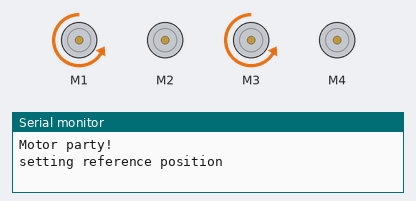
Bench run of a sketch on a simulated Arduino Uno, built with avr-gcc and run on an emulated ATmega328P. Parts: 4 × DC motor (green arrow = forward, orange = backward, longer = faster), the last lines printed to the serial monitor. At 11.3 s the program stops and its outputs stay as they are.

Above: at 0.1 s.
At 1.7 s:
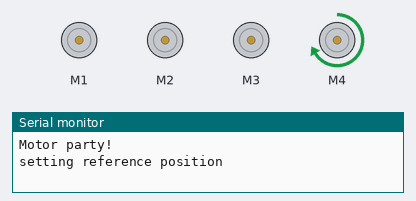
At 3.2 s:
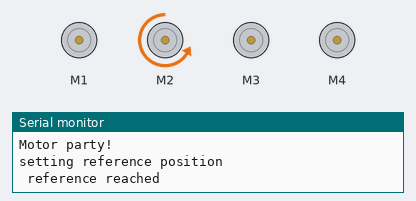
At 4.7 s:
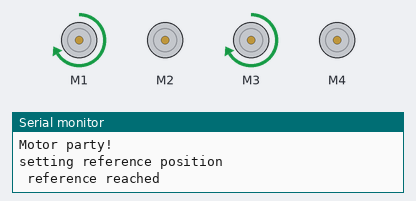
At 8.4 s:
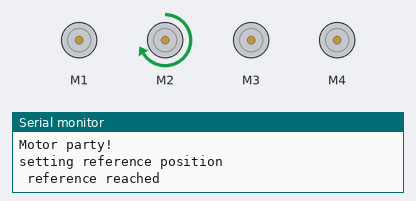
At 11.4 s:
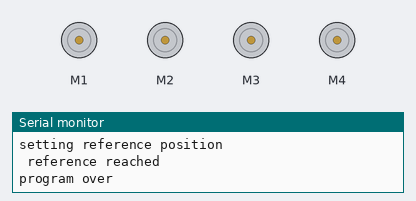
Timing chart, 0 to 12.8 s (numbered marks = the images above):
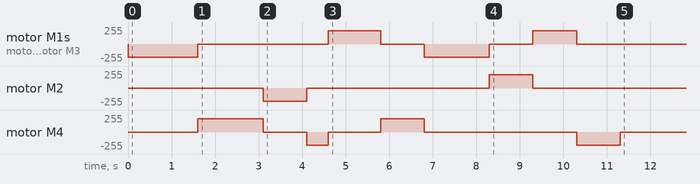

Measured:
- by itself, motor M2: stopped → backward 200/255 at 3.1 s, → stopped 1.0 s later, → forward 200/255 4.2 s later, → stopped 1.0 s later
- by itself, motor M4: stopped → forward 200/255 at 1.6 s, → stopped 1.5 s later, → backward 200/255 1.0 s later, → stopped 0.50 s later, … (8 changes in this stretch)
- by itself, motor M1, motor M3: stopped → backward 200/255 at 0.00 s, → stopped 1.6 s later, → forward 200/255 3.0 s later, → stopped 1.2 s later, … (8 changes in this stretch)

The sketch:

dc_arm.ino
```cpp
#include <AFMotor.h>
AF_DCMotor motor1(1);
AF_DCMotor motor2(2);
AF_DCMotor motor3(3);
AF_DCMotor motor4(4);
void setup() {
  Serial.begin(9600);
  Serial.println("Motor party!");
  motor1.setSpeed(200);//lift right --> FORWARD is arm going down
  motor2.setSpeed(200);//rotate --> BACKWARD is clk wise movement
  motor3.setSpeed(200);//left lift --> FORWARD is arm going down
  motor4.setSpeed(200);//hand  --> FORWARD is closing of hand
  motor1.run(RELEASE);
  motor2.run(RELEASE);
  motor3.run(RELEASE);
  motor4.run(RELEASE);
  /*
   * FORWARD, BACKWARD, RESEASE are predefined in AFMotors library
   * RELEASE stops the motor. Initially all set to RELEASE so all motors are stop.
   * FORWARD move the motor in clockwise direction
   * BACKWARD move the motor in anti-clockwise direction
   *  *******delay(milliseconds) -- delay in millisecond is set to tell after this time execute next instruction
   *  ******* FORWARD and BACKWARD will depend how we connection motors. if connection of motors are reversed then FORWARD will behave as BACKWARD and vice-versa
  */

}

void loop() {
  Serial.println("setting reference position");
  /*goto reference position*/
  /*LIFING motors( motor1 and motor3 ) go up, */
  motor1.run(BACKWARD);
  motor3.run(BACKWARD);
  delay(1600);                  /*change this delay to modify time for how long arm should go up*/
  /*next two lines STOPS the motor which were moving arm up*/
  motor1.run(RELEASE);
  motor3.run(RELEASE);

  motor4.run(FORWARD); //hand is set to close. so in reference state hand will be closed
  delay(1500); //change delay to control for how long hand closing step run.
  motor4.run(RELEASE); // motor which was closing arm stops
  /*reference over*/

  Serial.println(" reference reached");

  motor2.run(BACKWARD); //arm now set to rotate in clk wise direction
  delay(1000); //change this delay to set for how long arm rotates in clk wise direction
  motor2.run(RELEASE);

  motor4.run(BACKWARD); //arm hand set to open
  delay(500);// arm hand set to open for 500 milliseconds
  motor4.run(RELEASE);

  /*now arm set to go down*/
  motor1.run(FORWARD);
  motor3.run(FORWARD);
  delay(1200);
  /* arm which was going down set to stop*/
  motor1.run(RELEASE);
  motor3.run(RELEASE);

  /**arm grabs the object*/
  motor4.run(FORWARD);
  delay(1000);
  motor4.run(RELEASE);

  /*arm moving up*/
  motor1.run(BACKWARD);
  motor3.run(BACKWARD);
  delay(1500);
  motor1.run(RELEASE);
  motor3.run(RELEASE);

  motor2.run(FORWARD);
  delay(1000);
  motor2.run(RELEASE);

  motor1.run(FORWARD);
  motor3.run(FORWARD);
  delay(1000);
  motor1.run(RELEASE);
  motor3.run(RELEASE);

  motor4.run(BACKWARD);
  delay(1000);
  motor4.run(RELEASE);
  Serial.println("program over");

  while (true); //stuck in while loop . ARM stops. or use return

}
```
